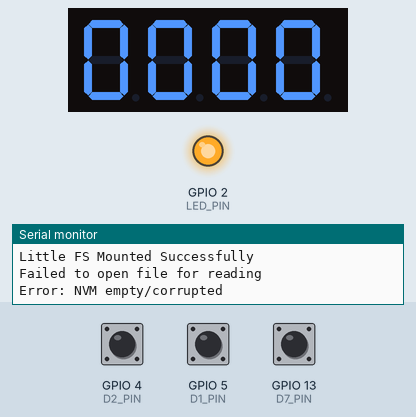
Recording of a sketch running on a simulated ESP8266 (NodeMCU). Parts: 4-digit seven-segment display, output pins drawn as LEDs (lit = HIGH), the last lines printed to the serial monitor. The test bench sets the inputs (shaded band); at power-on: GPIO 4 (D2_PIN) HIGH, GPIO 5 (D1_PIN) HIGH, GPIO 13 (D7_PIN) HIGH. Storage starts empty.

Above: at 1.3 s.
1.4 s: GPIO 4 (D2_PIN) pulled LOW for 0.15 s
At 2.2 s:
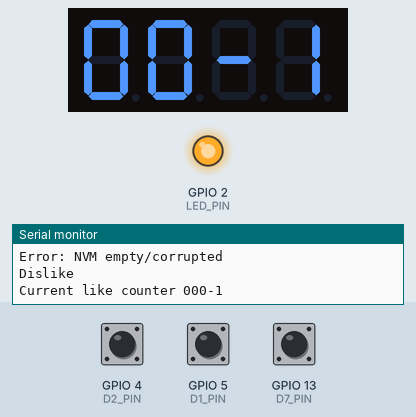
3.0 s: GPIO 4 (D2_PIN) pulled LOW for 1 s
At 3.4 s:
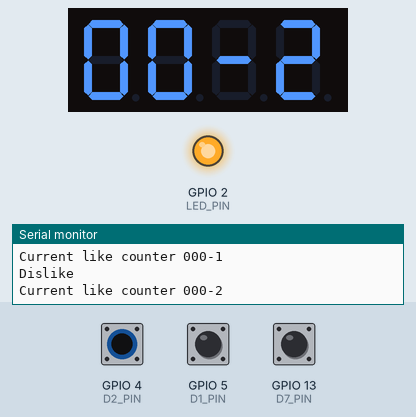
5.5 s: GPIO 5 (D1_PIN) pulled LOW for 0.15 s
At 6.5 s:
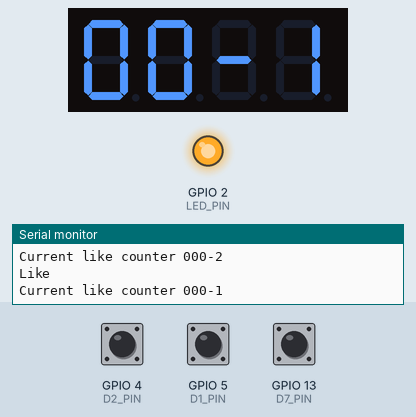
7.1 s: GPIO 13 (D7_PIN) pulled LOW for 0.15 s
At 7.7 s:
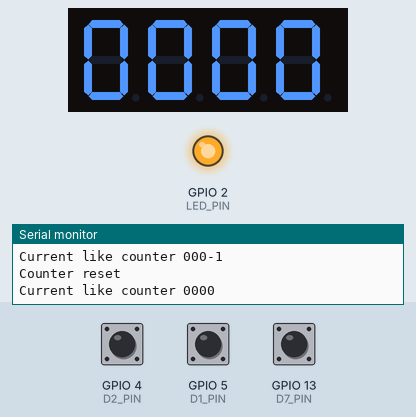
8.7 s: GPIO 5 (D1_PIN) pulled LOW for 1 s
At 10.2 s:
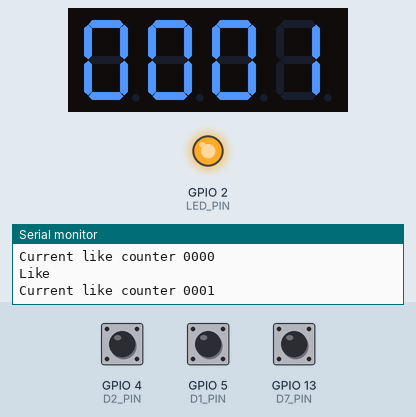
Timing chart, 0 to 11.7 s (numbered marks = the images above; inputs shaded):
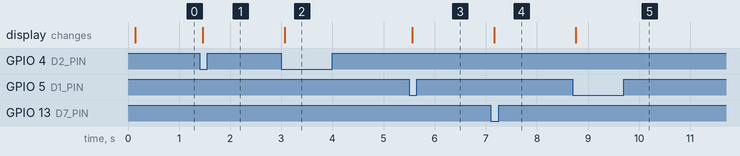

Measured:
- after the input at 1.4 s, the display: changes after 0.06 s (image 1)
- after the input at 3.0 s, the display: changes after 0.06 s (image 2)
- after the input at 5.5 s, the display: changes after 0.06 s (image 3)
- after the input at 7.1 s, the display: changes after 0.07 s (image 4)
- after the input at 8.7 s, the display: changes after 0.07 s (image 5)

The sketch:

main.c.ino
```cpp
#include <Arduino.h>
#include <LittleFS.h>
#include <TM1637Display.h>

void setup() {

  // Init Serial Communication
  Serial.begin(115200);
  Serial.println("Start");

  setupLed();
  setupButtons();
  setupISR();
  setupNvm(); // Init LittleFS
  setupLikeCounter();
  setup_display();
}

void loop() {
  static int16_t like_count = 0;
  static int16_t temp_like_count = 0;

  getCounter(&like_count);
  temp_like_count = like_count;

  handleButtonPresses();
  handleCounterRollback();
  handleCounterUpdate();

  getCounter(&like_count);
  if(temp_like_count != like_count)
  {
    update_display();
  }
}
```

coreIO.ino
```cpp
const uint8_t D1_PIN = 5;        // D1 (GPIO5)
const uint8_t D2_PIN = 4;        // D2 (GPIO4)
const uint8_t D7_PIN = 13;        // D7 (GPIO13)
const uint16_t debounce_ms = 500;  // ESP8266/32 arduino libs have issues with falling/rising edges! (https://github.com/espressif/arduino-esp32/issues/1111)

// Variables for debounce and detection states
volatile uint32_t like_update_time = 0;
volatile uint32_t dislike_update_time = 0;
volatile uint32_t rst_update_time = 0;
volatile bool like_detected = false;
volatile bool dislike_detected = false;
volatile bool reset_counter_detected = false;

const uint8_t LED_PIN = 2;       // LED pin

void setupButtons(){
    // Set up buttons as inputs with pull-up resistors
    pinMode(D1_PIN, INPUT_PULLUP);
    pinMode(D2_PIN, INPUT_PULLUP);
    pinMode(D7_PIN, INPUT_PULLUP);
}

void setupISR(){
  // Attach interrupts for button presses. Edge type doesn't matter. ESP32 treats both as the same.
  attachInterrupt(digitalPinToInterrupt(D1_PIN), ISR_like_press, FALLING);
  attachInterrupt(digitalPinToInterrupt(D2_PIN), ISR_dislike_press, FALLING);
  attachInterrupt(digitalPinToInterrupt(D7_PIN), ISR_reset_counter, FALLING);
}

void handleButtonPresses() {
  if (like_detected) {
    Serial.println("Like");
    like_detected = false;
    increaseLikeCounter();
  }

  if (dislike_detected) {
    Serial.println("Dislike");
    dislike_detected = false;
    decreaseLikeCounter();
  }

  if (reset_counter_detected) {
    Serial.println("Counter reset");
    reset_counter_detected = false;
    resetCounter();
  }
}

// ISRs
IRAM_ATTR static void ISR_like_press() {
  // Debouncing for like button press
  if (like_update_time > millis()) {
    like_update_time = 0;
  }

  if ((millis() - like_update_time) > debounce_ms) {  //Check for debounce time
    like_detected = true;
    like_update_time = millis();
  }
}

IRAM_ATTR static void ISR_dislike_press() {
  // Debouncing for dislike button press
  if (dislike_update_time > millis()) {
    dislike_update_time = 0;
  }

  if ((millis() - dislike_update_time) > debounce_ms) { //Check for debounce time
    dislike_detected = true;
    dislike_update_time = millis();
  }
}

IRAM_ATTR static void ISR_reset_counter() {
  // Debouncing for dislike button press
  if (rst_update_time > millis()) {
    rst_update_time = 0;
  }

  if ((millis() - rst_update_time) > debounce_ms) { //Check for debounce time
    reset_counter_detected = true;
    rst_update_time = millis();
  }
}

void setupLed() {
    pinMode(LED_PIN, OUTPUT);
    digitalWrite(LED_PIN, HIGH); //I don't wanna see it for now
}

void handleHeartbeat() {
#if (1)
  digitalWrite(LED_PIN, LOW);
  delay(500);
  digitalWrite(LED_PIN, HIGH);
  delay(500);
#endif
}
```

display.ino
```cpp
// Module connection pins (Digital Pins)
#define CLK 14  // D5 (GPIO14)
#define DIO 12  // D6 (GPIO12)
#define BITDELAY 10
#define DISPLAY_BRIGHT 0

TM1637Display display(CLK, DIO, BITDELAY);
static int16_t like_count = 0;

  // Init screen
void setup_display() {
  display.setBrightness(DISPLAY_BRIGHT, true); //Min bright
  getCounter(&like_count);
  update_display();
}

void update_display(){
  display.clear();
  getCounter(&like_count);
  display.showNumberDec(like_count, true);
}
```

nvm.ino
```cpp
static int16_t like_counter = 0;
static int16_t previous_like_counter = 0;

void handleCounterRollback() {  //7 segment display has 4 numbers
    if(like_counter > 9999)
  {
    setCounter(0);
  }
}

void getCounter(int16_t* counter){
  *counter = like_counter;
}

void setCounter(int16_t counter){
  like_counter = counter;
}

void resetCounter(){
  setCounter(0);
}

void increaseLikeCounter() {
  int16_t counter = 0;
  getCounter(&counter);
  counter++;
  setCounter(counter);
}

void decreaseLikeCounter() {
  int16_t counter = 0;
  getCounter(&counter);
  counter--;
  setCounter(counter);
}

void setupLikeCounter() {
  //Let some time for the nvm to stabilize at startup
  delay(50);
  if(-1 == readFile("/like_counter.txt", &like_counter)) // Try to read file, updating like_counter
  {
    // Fail: Create file, write "0000"
    writeFile("/like_counter.txt", "0000");
    Serial.printf("Error: NVM empty/corrupted\n");
  }

  // Init counter update check
  previous_like_counter = like_counter;
}

// Updates the like counter and saves it to non-volatile memory (NVM)
void handleCounterUpdate() {
  char number_char[5] = {0};
  if(previous_like_counter != like_counter) // Update NVM if counter has been updated
  {
    int16_t like_counter_temp = like_counter;

    // Convert the counter value to a 4-digit character string
    for(uint8_t i = 0; i < 4; i++)
    {
      number_char[3-i] = (like_counter_temp%10 + 48);
      like_counter_temp /= 10;
    }

     // Print the current counter value and write it to the file
    Serial.printf("Current like counter %d%d%d%d\n", number_char[0]-48, number_char[1]-48, number_char[2]-48, number_char[3]-48);
    writeFile("/like_counter.txt", ( String(number_char).c_str() ) );

    previous_like_counter = like_counter;
  }
}

void setupNvm() {
  Serial.println("Mount LittleFS");
  if (!LittleFS.begin()) {
    Serial.println("LittleFS mount failed");
    return;
  }
  else{
    Serial.println("Little FS Mounted Successfully");
  }
}

// Reads a file from the filesystem and interprets it as a 4 digit number
int8_t readFile(const char *path, int16_t *read_num) {
  uint8_t digit_position = 3;
  int16_t read_num_temp = 0;

  File file = LittleFS.open(path, "r");
  if (!file) {
    Serial.println("Failed to open file for reading");
    return -1;
  }

  while (file.available()) {  // This assummes the number is saved in the format "XXXX", using leading 0s
    read_num_temp += ( (file.read() - 48)*pow(10, digit_position)); // n-48 transforms ASCII nums into dec nums. Then choose the position in the number with n*10^pos (*1000, *100, *10, *1)
    digit_position--;
  }

  *read_num = read_num_temp;
  Serial.printf("File content: %d\r\n", *read_num);

  file.close();
  return 0;
}

// Writes a string message to a file in the filesystem
void writeFile(const char *path, const char *message) {

  File file = LittleFS.open(path, "w");
  if (!file) {
    Serial.println("Failed to open file for writing");
    return;
  }
  if (file.print(message)) {
  } else {
    Serial.println("Write failed");
  }
  delay(50);  // Make sure the CREATE and LASTWRITE times are different. Why?
  file.close();
}
```
